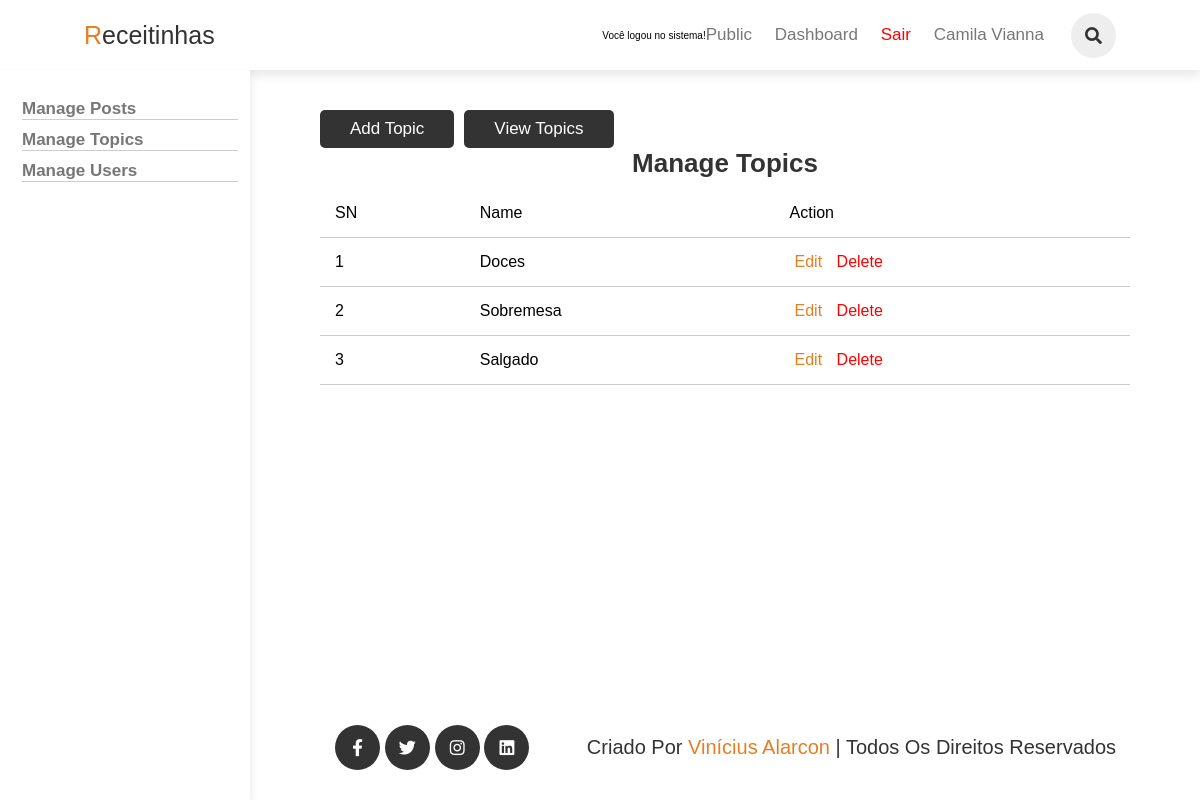
/admin/topics/index.php (signed in), run on the app's committed database.
### tables this page shows
CREATE TABLE `topics` (
  `id` int(11) NOT NULL,
  `name` varchar(100) NOT NULL,
  `description` text NOT NULL
);

### app/models/Topic.php (called while the page is built, shortened)
<?php
require(ROOT_PATH . "/app/database/connect.php");
function selectAllTopics()
{
    global $pdo;
    $sql = "SELECT * FROM topics";
    $stmt = $pdo->prepare($sql);
    $stmt->execute();
    $result = $stmt->fetchAll(PDO::FETCH_ASSOC);
    return $result;
}

### app/controllers/topics.php (called while the page is built, shortened)
<?php
    require(ROOT_PATH . "/app/models/Topic.php");
    $topics = selectAllTopics();

### admin/topics/index.php (the view, shortened to what this page needs)
<?php
    require(ROOT_PATH . "/app/controllers/topics.php");
?>
<!DOCTYPE html>
<html lang="pt-BR">
<head>
    <link rel="stylesheet" href="https://cdnjs.cloudflare.com/ajax/libs/font-awesome/5.15.3/css/all.min.css">
    <link rel="stylesheet" href="../../assets/css/admin.css">
</head>
<body>
<?php include(ROOT_PATH . "/app/includes/header-admin.php"); ?>
<section class="container" id="posts">
    <?php include(ROOT_PATH . "/app/includes/sidebar-admin.php"); ?>
    <div class="content-container">
        <div class="content">
           <div class="buttons">
                <a href="<?= BASE_URL . '/admin/topics/create-topic.php'?>" class="btn">Add Topic</a>
                <a href="<?= BASE_URL . '/admin/topics/index.php'?>" class="btn">View Topics</a>
           </div>
            <div class="main-content">
                <h1 class="title">Manage Topics</h1>
                <table>
                    <thead>
                        <th>SN</th>
                        <th>Name</th>
                        <th colspan="2">Action</th>
                    </thead>
                    <tbody>
                        <?php foreach($topics as $key => $topic): ?>
                            <tr>
                                <td><?= $key + 1?></td>
                                <td><?= $topic["name"]?></td>
                                <td>
                                    <a href="<?= BASE_URL . '/admin/topics/edit-topic.php?id='. $topic["id"]?>" class="edit">Edit</a>
                                    <a href="<?= BASE_URL . '/admin/topics/index.php?del_id='. $topic["id"]?>" class="delete">Delete</a>
                                </td>
                            </tr>
                        <?php endforeach; ?>
                    </tbody>
                </table>
            </div>
        </div>
    </div>
</section>
<?php include(ROOT_PATH . "/app/includes/footer.php"); ?>
</body>
</html>

### assets/css/admin.css (style rules this page uses)
:root { --orange:#e67e22; --black:#333; --light-color:#777; --border:.1rem solid rgba(0,0,0,.2); --box-shadow:0 .5rem 1rem rgba(0,0,0,.1); }
* { margin:0; padding:0; box-sizing: border-box; outline: none; border:none; text-decoration: none; font-family: Verdana, Geneva, Tahoma, sans-serif; font-weight: lighter; }
html { height: 100%; font-size: 62.5%; overflow-x: hidden; scroll-behavior: smooth; scroll-padding-top: 6rem; }
body { display: flex; flex-direction: column; min-height: 100vh; }
.btn { margin-top: 1rem; display: inline-block; background:var(--black); color:#fff; border-radius: .5rem; padding:.9rem 3rem; cursor: pointer; font-size: 1.7rem; }
.container { margin-top: 70px;height: calc(100vh - 150px); }
.container .content-container { margin-left: 250px; padding: 3rem 7rem; }
.content-container .content { width: 100%; margin-bottom: 10.5rem; }
.content-container .content .buttons { width: 100%; display: flex; margin-right: 2rem; }
.content-container .content .buttons a { margin-right: 1rem; }
.content-container .content h1 { text-align: center; font-size: 2.6rem; font-weight: 600; color: var(--black); margin-bottom: 1rem; }
table { width: 100%; border-collapse: collapse; font-size: 1.6rem; }
th, td { padding: 1.5rem; text-align: left; border-bottom: var(--border); }
.edit { color: var(--orange); }
.delete { color: red; }
.edit, .delete, .publish { margin: 0 0.5rem; }

### data on the page
topics: name "Doces"
topics: name "Sobremesa"
topics: name "Salgado"

### other printed values
$_SESSION['message'] "Você logou no sistema!"
$_SESSION["username"] "Camila Vianna"
